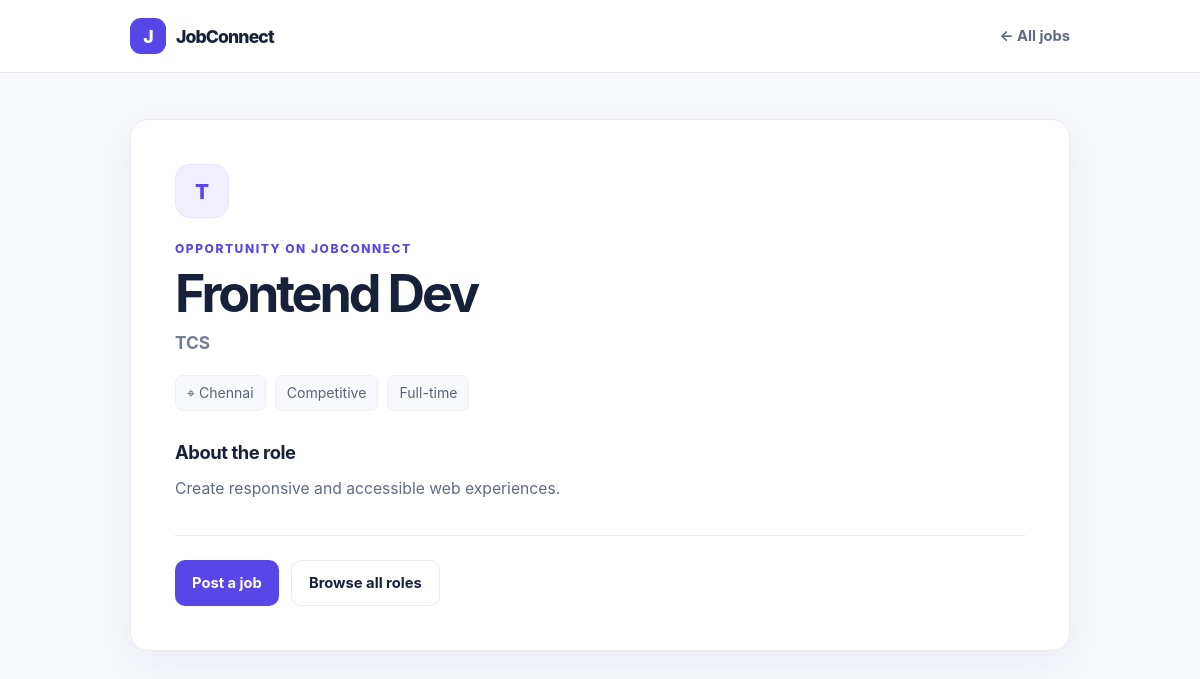
/jobs/3, run on the app's committed database.
### tables this page shows
CREATE TABLE jobs (
                id INTEGER PRIMARY KEY AUTOINCREMENT,
                title TEXT,
                company TEXT,
                location TEXT,
                description TEXT,
                salary TEXT
            );

### app.py (the view)
@app.route("/jobs/<int:job_id>")
def job_detail(job_id: int):
    with closing(sqlite3.connect(DATABASE)) as connection:
        connection.row_factory = sqlite3.Row
        job = connection.execute("SELECT * FROM jobs WHERE id = ?", (job_id,)).fetchone()
    if job is None: abort(404)
    return render_template("job.html", job=job)

### templates/job.html (shortened to what this page needs)
<!DOCTYPE html>
<html lang="en">
<head>
</head>
<body>
    <header class="topbar">
        <nav class="nav shell" aria-label="Main navigation">
            <a class="brand" href="{{ url_for('home') }}">
                <span class="brand-mark" aria-hidden="true">J</span>
                <span>JobConnect</span>
            </a>
            <a class="back-link" href="{{ url_for('home') }}">← All jobs</a>
        </nav>
    </header>
    <main class="shell">
        <article class="job-card">
            <span class="company-mark" aria-hidden="true">{{ job['company'][0]|upper }}</span>
            <p class="eyebrow">Opportunity on JobConnect</p>
            <h1>{{ job['title'] }}</h1>
            <p class="company">{{ job['company'] }}</p>
            <div class="job-meta">
                <span class="tag">⌖ {{ job['location'] }}</span>
                <span class="tag">{{ job['salary'] }}</span>
                <span class="tag">Full-time</span>
            </div>
            <h2>About the role</h2>
            <div class="description">{{ job['description'] }}</div>
            <div class="actions">
                <a class="button" href="{{ url_for('add_job') }}">Post a job</a>
                <a class="button button-secondary" href="{{ url_for('home') }}">Browse all roles</a>
            </div>
        </article>
    </main>
</body>
</html>

### templates/job.html (style rules this page uses)
:root { --ink: #17213a; --muted: #737d92; --brand: #5946e8; --line: #e9eaf1; }
* { box-sizing: border-box; }
body { min-height: 100vh; margin: 0; background: #f7f8fc; color: var(--ink); font-family: Inter, ui-sans-serif, system-ui, -apple-system, BlinkMacSystemFont, "Segoe UI", sans-serif; }
a { color: inherit; text-decoration: none; }
.shell { width: min(940px, calc(100% - 40px)); margin: 0 auto; }
.topbar { background: white; border-bottom: 1px solid var(--line); }
.nav { min-height: 72px; display: flex; align-items: center; justify-content: space-between; }
.brand { display: inline-flex; align-items: center; gap: 10px; font-size: 1.1rem; font-weight: 850; letter-spacing: -.05em; }
.brand-mark { display: grid; width: 36px; height: 36px; place-items: center; border-radius: 11px; background: var(--brand); color: white; }
.back-link { color: #606b81; font-size: .92rem; font-weight: 700; }
main { padding: 46px 0 64px; }
.job-card { padding: clamp(24px, 5vw, 44px); border: 1px solid var(--line); border-radius: 18px; background: white; box-shadow: 0 12px 35px #1f2b4d0d; }
.company-mark { display: grid; width: 54px; height: 54px; place-items: center; border: 1px solid #e9e5ff; border-radius: 15px; background: #f1efff; color: var(--brand); font-size: 1.3rem; font-weight: 850; }
.eyebrow { margin: 23px 0 9px; color: var(--brand); font-size: .75rem; font-weight: 850; letter-spacing: .13em; text-transform: uppercase; }
h1 { margin: 0; font-size: clamp(2rem, 5vw, 3.25rem); letter-spacing: -.06em; line-height: 1.1; }
.company { margin: 10px 0 0; color: var(--muted); font-size: 1.08rem; font-weight: 650; }
.job-meta { display: flex; flex-wrap: wrap; gap: 9px; margin: 22px 0 30px; }
.tag { padding: 8px 11px; border: 1px solid #eff0f5; border-radius: 8px; background: #f8f9fc; color: #59647a; font-size: .88rem; }
h2 { margin: 0 0 12px; font-size: 1.15rem; letter-spacing: -.025em; }
.description { color: #5f6b82; font-size: .98rem; line-height: 1.8; white-space: pre-line; }
.actions { display: flex; flex-wrap: wrap; gap: 12px; margin-top: 32px; padding-top: 24px; border-top: 1px solid var(--line); }
.button { display: inline-flex; min-height: 46px; align-items: center; justify-content: center; padding: 0 17px; border-radius: 10px; background: var(--brand); color: white; font-size: .92rem; font-weight: 750; }
.button-secondary { border: 1px solid var(--line); background: white; color: var(--ink); }

### data on the page
jobs: company "T", title "Frontend Dev", company "TCS", location "Chennai", salary "Competitive", description "Create responsive and accessible web experiences."
